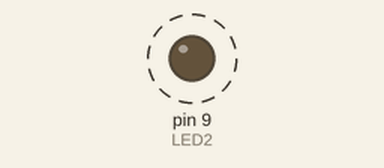
Recording of a sketch running on a simulated Arduino Uno, built with avr-gcc and run on an emulated ATmega328P. Parts: output pins drawn as LEDs (lit = HIGH). Dashed ring = blinking.

Above: at 0.2 s.
Timing chart, 0 to 3.0 s (numbered marks = the images above):
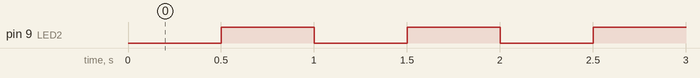

The sketch:

Ex1.ino
```cpp
// Blinking a LED N times

#define LED2  9
#define N     5

unsigned char   i=0;

void setup() {
  pinMode(LED2,OUTPUT);
}

void loop() {
  if (i<N) {
    digitalWrite(LED2,LOW);
    delay(500);
    digitalWrite(LED2,HIGH);
    delay(500);
    i++;
  }
}
```

Measured:
- by itself, pin 9 (LED2): alternates HIGH for 0.50 s and LOW for 0.50 s, 9 changes in all, then stays HIGH
